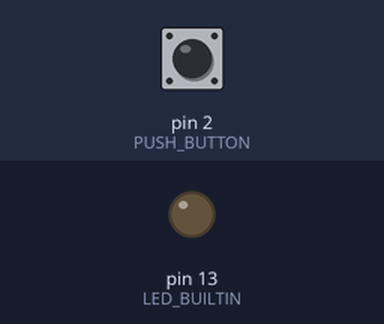
A sketch run on a simulated Arduino Uno, built with avr-gcc and run on an emulated ATmega328P. Parts: output pins drawn as LEDs (lit = HIGH). The inputs (shaded band) are chosen by the test bench; at power-on: pin 2 (PUSH_BUTTON) HIGH.

Above: at 1.2 s.
1.3 s: pin 2 (PUSH_BUTTON) pulled LOW for 0.15 s
At 2.5 s:
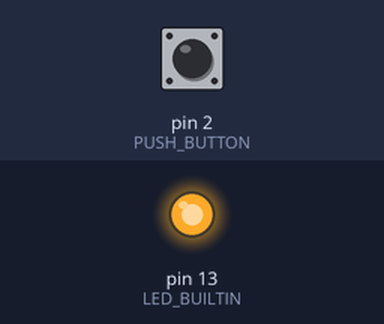
2.9 s: pin 2 (PUSH_BUTTON) pulled LOW for 1 s
At 3.9 s:
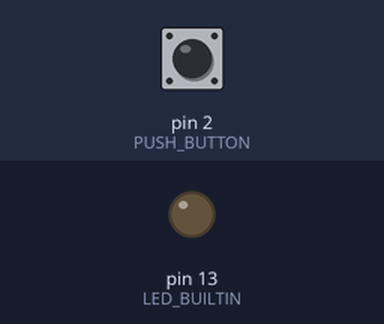
5.4 s: pin 2 (PUSH_BUTTON) pulled LOW for 3.2 s
At 5.8 s:
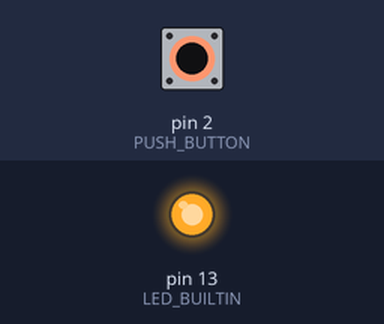
Timing chart, 0 to 8.4 s (numbered marks = the images above; inputs shaded):
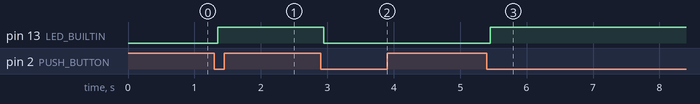

The sketch:

3_pullup_and_software_debouncing.ino
```cpp
static constexpr const uint8_t PUSH_BUTTON = 2;
static uint8_t builtinLedState = LOW;

void setup() {
  pinMode(LED_BUILTIN, OUTPUT);
  pinMode(PUSH_BUTTON, INPUT_PULLUP);
  digitalWrite(LED_BUILTIN, builtinLedState);
}

void loop() {
  uint8_t pushButtonState = digitalRead(PUSH_BUTTON);
  if (pushButtonState == LOW) {
    delay(50);                                    // simple programmatic debouncing
                                                  // You should measure the precise debouncing period
                                                  // with an oscilloscope. 50ms is just an educated guess
    pushButtonState = digitalRead(PUSH_BUTTON);

    if (pushButtonState == LOW) {
      builtinLedState ^= 1;                       // toggling the LED state
      digitalWrite(LED_BUILTIN, builtinLedState);

      while (digitalRead(PUSH_BUTTON) == LOW);    // blocking the program until
                                                  // the user releases the button
    }
  }
}
```

Measured:
- after the input at 1.3 s, pin 13 (LED_BUILTIN): LOW → HIGH after 0.05 s
- after the input at 2.9 s, pin 13 (LED_BUILTIN): HIGH → LOW after 0.05 s
- after the input at 5.4 s, pin 13 (LED_BUILTIN): LOW → HIGH after 0.05 s
